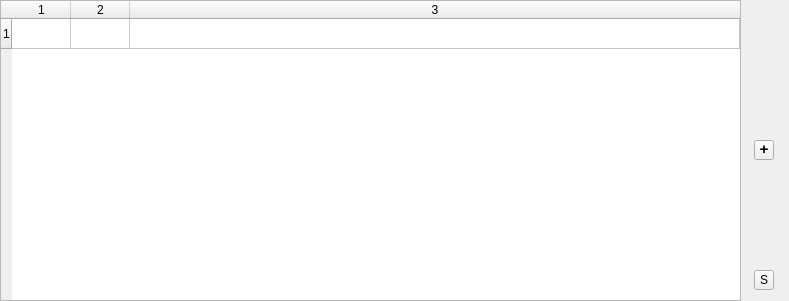
<?xml version="1.0" encoding="UTF-8"?>
<ui version="4.0">
 <class>TableBase</class>
 <widget class="QDialog" name="TableBase">
  <property name="geometry">
   <rect>
    <x>0</x>
    <y>0</y>
    <width>789</width>
    <height>301</height>
   </rect>
  </property>
  <property name="windowTitle">
   <string>Dialog</string>
  </property>
  <property name="styleSheet">
   <string notr="true"/>
  </property>
  <widget class="QTableWidget" name="tableWidget">
   <property name="geometry">
    <rect>
     <x>0</x>
     <y>0</y>
     <width>741</width>
     <height>301</height>
    </rect>
   </property>
   <property name="styleSheet">
    <string notr="true"/>
   </property>
   <property name="dragEnabled">
    <bool>true</bool>
   </property>
   <property name="dragDropOverwriteMode">
    <bool>false</bool>
   </property>
   <property name="dragDropMode">
    <enum>QAbstractItemView::DropOnly</enum>
   </property>
   <property name="defaultDropAction">
    <enum>Qt::CopyAction</enum>
   </property>
   <property name="verticalScrollMode">
    <enum>QAbstractItemView::ScrollPerPixel</enum>
   </property>
   <property name="horizontalScrollMode">
    <enum>QAbstractItemView::ScrollPerPixel</enum>
   </property>
   <property name="wordWrap">
    <bool>false</bool>
   </property>
   <property name="rowCount">
    <number>1</number>
   </property>
   <property name="columnCount">
    <number>3</number>
   </property>
   <attribute name="horizontalHeaderDefaultSectionSize">
    <number>59</number>
   </attribute>
   <attribute name="horizontalHeaderStretchLastSection">
    <bool>true</bool>
   </attribute>
   <attribute name="verticalHeaderStretchLastSection">
    <bool>false</bool>
   </attribute>
   <row/>
   <column/>
   <column/>
   <column/>
  </widget>
  <widget class="QToolButton" name="btn_add">
   <property name="geometry">
    <rect>
     <x>754</x>
     <y>140</y>
     <width>20</width>
     <height>20</height>
    </rect>
   </property>
   <property name="font">
    <font>
     <family>Consolas</family>
     <pointsize>11</pointsize>
     <weight>75</weight>
     <bold>true</bold>
    </font>
   </property>
   <property name="styleSheet">
    <string notr="true"/>
   </property>
   <property name="text">
    <string>+</string>
   </property>
  </widget>
  <widget class="QToolButton" name="btn_save">
   <property name="geometry">
    <rect>
     <x>754</x>
     <y>270</y>
     <width>20</width>
     <height>20</height>
    </rect>
   </property>
   <property name="styleSheet">
    <string notr="true"/>
   </property>
   <property name="text">
    <string>S</string>
   </property>
  </widget>
 </widget>
 <resources/>
 <connections/>
</ui>
